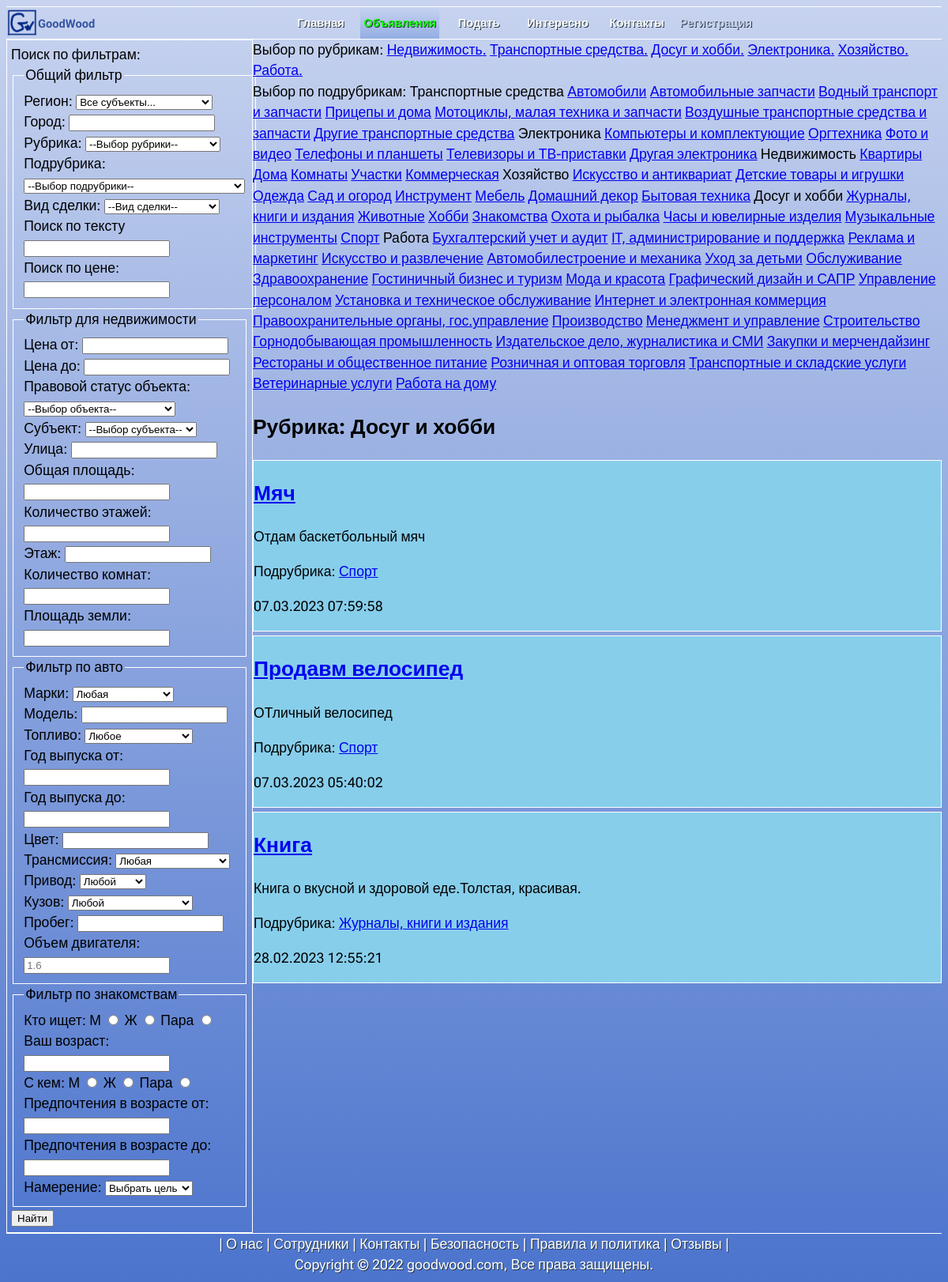
/all_adv/3/, run on an earlier commit of the app's database.
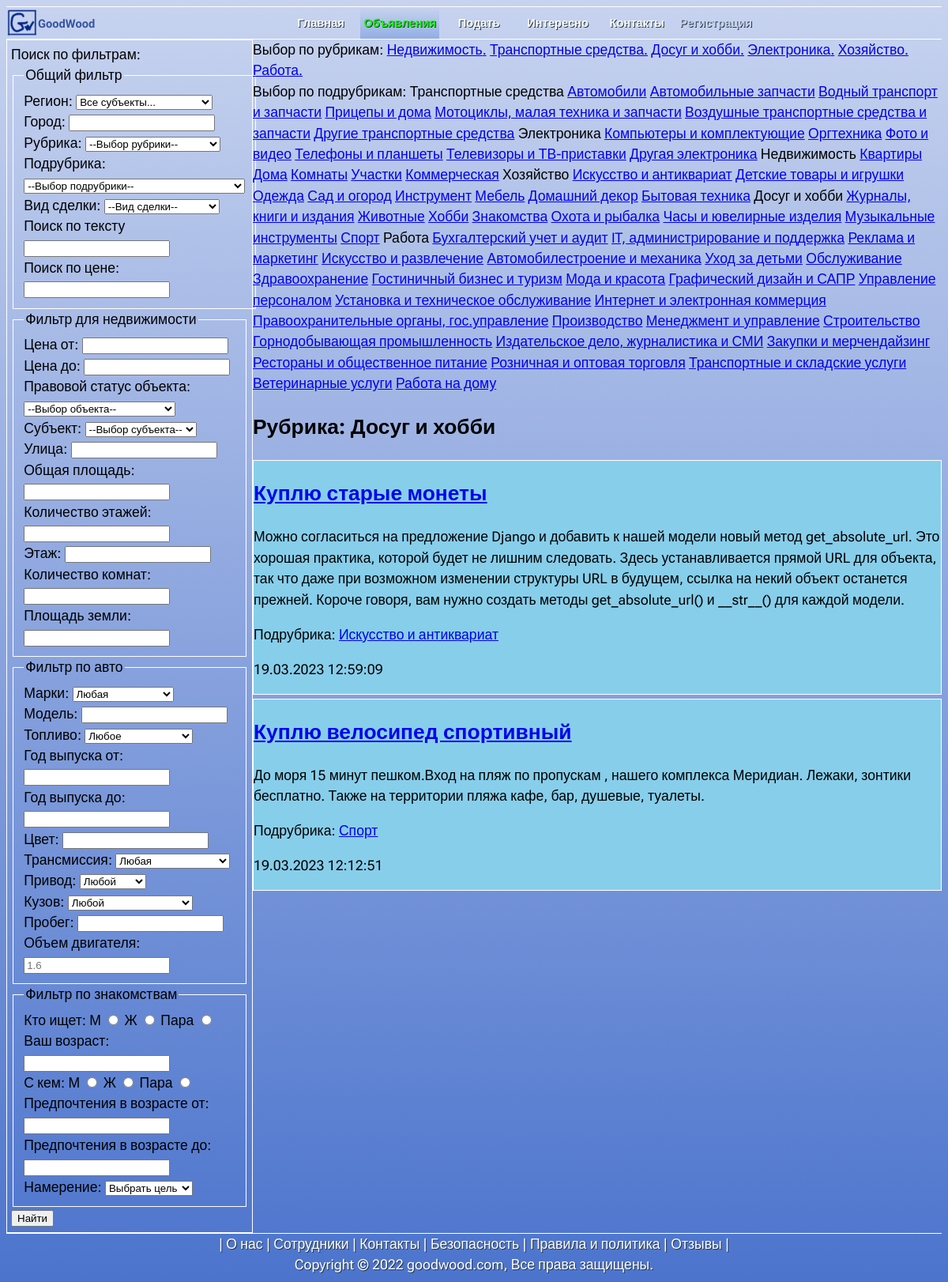
And on a later commit of the database.
### all_adv/models.py (models this page shows, shortened)
class Rubric(models.Model):
    name = models.CharField(max_length=45,db_index=True,verbose_name='Название')
    def get_absolute_url(self):
        return reverse('by_rubric',kwargs={'rubric_id': self.id})
    class Meta:
        verbose_name_plural = 'Рубрики'
        verbose_name = 'Рубрика'

class Adv(models.Model):
    is_active = models.BooleanField(default=True)
    title = models.CharField(max_length=50,verbose_name='Наименование', help_text='Это хелп')
    transaction = models.ForeignKey('Transaction',null=True,on_delete=models.PROTECT, verbose_name='Вид сделки')
    region = models.ForeignKey('Region', null=True, on_delete=models.PROTECT, verbose_name='Регион')
    city = models.CharField(max_length=50, verbose_name='Город',null=True)
    district_city = models.CharField(max_length=50, verbose_name='Район города',default='',blank =True)
    photo = models.ImageField(upload_to='photo/%Y/%m/%d/',
                              null=True, blank=True)
    user_name = models.CharField(max_length=50, verbose_name='Имя',null=True)
    phone_number = models.CharField(max_length=50,null=True,  verbose_name='Телефон')
    content = models.TextField(null=True,  verbose_name='Описание')
    price = models.FloatField(null=True,blank =True,verbose_name='Цена')
    rubric = models.ForeignKey('Rubric',null=True,on_delete=models.PROTECT, verbose_name='Рубрика')
    subrubric = models.CharField(max_length=70,blank =True, null=True,choices=SUB_RUBRICS, verbose_name='Подрубрика')
    published = models.DateTimeField(auto_now_add=True, db_index=True, verbose_name='Опубликовано от')
    update = models.DateTimeField(auto_now=True, db_index=True, verbose_name='Изменено  от')
    street = models.CharField(max_length=50, verbose_name='Улица',blank =True,default='')
    floors = models.CharField(max_length=50,null=True,blank =True,verbose_name='Этажей')
    floor = models.CharField(max_length=50,null=True,blank =True,verbose_name='Этаж')
    rooms = models.CharField(max_length=50,null=True,blank =True,verbose_name='Комнат')
    square_rooms = models.FloatField(null=True,blank =True,verbose_name='Площадь комнат')
    square_land = models.FloatField(null=True,blank =True,verbose_name='Площадь земли')
    law_status = models.ForeignKey('LawStatus',blank =True,null=True,on_delete=models.PROTECT, verbose_name='Статус')
    ower = models.ForeignKey('Subject',null=True,blank =True,on_delete=models.PROTECT, verbose_name='Субъект')
    car_mark = models.ForeignKey('CarMark',null=True,blank =True,on_delete=models.PROTECT, verbose_name='Марка')
    car_model = models.CharField(max_length=50, verbose_name='Модель',null=True,blank =True)
    car_year = models.CharField(max_length=50,null=True,blank =True,verbose_name='Год')
    car_fuel = models.ForeignKey('CarFuel',null=True,blank =True,on_delete=models.PROTECT, verbose_name='Топливо')
    car_color = models.CharField(max_length=50, verbose_name='Цвет',null=True,blank =True)
    car_body = models.ForeignKey('CarBody',null=True,on_delete=models.PROTECT, verbose_name='Кузов',blank =True)
    car_actuator = models.ForeignKey('CarActuator',null=True,on_delete=models.PROTECT, verbose_name='Привод',blank =True)
    car_transmission = models.ForeignKey('CarTransmission',null=True,on_delete=models.PROTECT, verbose_name='Коробка',blank =True)
    car_run = models.CharField(max_length=50,null=True,blank =True,verbose_name='Пробег')
    car_engine_capacity = models.FloatField(null=True,blank =True,verbose_name='Объем двигателя')
    who = models.CharField(max_length=50, verbose_name='Кто',null=True,blank =True)
    whom = models.CharField(max_length=50, verbose_name='Кого',null=True,blank =True)
    your_age = models.CharField(max_length=50,null=True,blank =True,verbose_name='Возраст Ваш')
    intention_age = models.CharField(max_length=50,null=True,blank =True,verbose_name='Возраст поиска')
    intention = models.ForeignKey('Intention',null=True,on_delete=models.PROTECT, verbose_name='Намерение',blank =True)
    salary = models.CharField(max_length=50,null=True,blank =True,verbose_name='Зарплата от')
    mode = models.CharField(max_length=50, verbose_name='Режим работы',null=True,blank =True)
    class Meta:
        verbose_name_plural='Объявления'
        verbose_name = 'Объявление'
        ordering = ['-published']

### all_adv/views.py (the view)
# urls.py: path('<int:rubric_id>/', by_rubric, name='by_rubric'),
def by_rubric(requests,rubric_id):
    advs_by_rub = Adv.objects.filter(rubric=rubric_id)
    rubrics = Rubric.objects.all()
    current_rubric = Rubric.objects.get(pk=rubric_id)
    context = {
        'advs_by_rub':advs_by_rub,
        'rubrics': rubrics,
        'current_rubric': current_rubric,
        'SUB_RUBRICS_ARR': SUB_RUBRICS_ARR,
        'RUBRIC_ARR': RUBRIC_ARR,
        'menu': menu,
        'page': 'all_advs',
    }
    return render(requests,'all_adv/by_rubric.html',context)

### all_adv/templates/all_adv/by_rubric.html (shortened to what this page needs)
{% extends "layout/base.html" %}
{% block content %}
     Выбор по рубрикам:
    {% for rubric in  rubrics %}
            <a href="{{rubric.get_absolute_url}}">{{rubric.name}}.</a>
    {% endfor %}<br>
    Выбор по подрубрикам:
    {% for r in SUB_RUBRICS_ARR %}
        {% if r in RUBRIC_ARR %}
            {{r}}
        {% else %}
            <a href="{% url 'by_subrubric' r %}">{{r}}</a>
        {% endif  %}
    {% endfor %}
<h2>Рубрика: {{ current_rubric.name }}</h2>
{% if  advs_by_rub|length > 0 %}
{% for adv in advs_by_rub %}
    <div class="adv-card">
        <h2><a href="{% url 'adv' adv.id %}">{{ adv.title }}</a></h2>
        <p>{{ adv.content }}</p>
        <p>Подрубрика: <a href="{% url 'by_subrubric'  adv.subrubric %}">{{ adv.subrubric }}</a></p>
        <p>{{ adv.published|date:'d.m.Y H:i:s' }}</p>
    </div>
    {%  endfor %}
{% else %}
    В категории нет объявлений
{% endif %}
{% endblock %}

### all_adv/templates/layout/base.html (shortened to what this page needs)
{%  load static %}
<!DOCTYPE html>
<html lang="en">
<head>
    <link rel="stylesheet" type="text/css" href="{% static 'index/style.css' %}">
    <link rel="stylesheet" type="text/css" href="{% static 'all_adv/css/style.css' %}">
</head>
<body>
    <header class="clearfix">
        <img src="{% static 'index/gw.png' %}" width="40" height="40" alt="logo">
        <div class="logo-text">GoodWood</div>
        <ul class="clearfix">
            {% for m in menu %}
            {% if m.page_url == page %}
            <li ><a class="selected" href="{% url  m.page_url %}">{{ m.title }}</a></li>
            {% else %}
                <li ><a  href="{% url  m.page_url %}">{{ m.title }}</a></li>
            {% endif %}
            {% endfor %}
        </ul>
    </header>
<div class="main-screen">
    <div class="filter-block">
        <form method="GET" action='{% url "find_by_filter" %}'>
            Поиск по фильтрам:
            <fieldset class="filter_line">
            <legend>Общий фильтр</legend>
               <div>
                   <label for="list_states">Регион:</label>
                   <select name="region" id="list_states">
                       <option value="">Все субъекты...</option>
                   </select>
               </div>
                <div>
                    <label for="filter_city">Город:</label>
                    <input type="text" name="filter_city" id="filter_city" >
                </div>
                <div>
                <div>
                    <label for="list_rubric">Рубрика:</label>
                    <select id="list_rubric" name="list_rubric">
                        <option value=''>--Выбор рубрики--</option>
                    </select>
                </div>
                <div>
                   <label for="list_subrubric">Подрубрика:</label>
                   <select name="list_subrubric" id="list_subrubric">
                         <optgroup label="Транспортные средства">
                             <option value="">--Выбор подрубрики--</option>
                         </optgroup>
                   </select>
                </div>
                     <label for="transaction">Вид сделки:</label>
                    <select id="transaction" name="transaction">
                        <option value=''>--Вид сделки--</option>
                    </select>
                </div>
                <div>
                    <label for="filter_text">Поиск по тексту</label>
                    <input type="text" name="filter_text"  id="filter_text">
                </div>
                <div>
                     <label for="filter_price">Поиск по цене:</label>
                    <input type="text" name="filter_price" id="filter_price"  >
                </div>
            </fieldset>
            <fieldset class="filter_line">
            <legend>Фильтр для недвижимости</legend>
                <div>
                    <label for="filter_price_min">Цена от:</label>
                    <input type="text" name="filter_price_min" id="filter_price_min" >
                </div>
                <div>
                    <label for="filter_price_max">Цена до:</label>
                    <input type="text" name="filter_price_max" id="filter_price_max" >
                </div>
                <div>
                    <label for="law_status"> Правовой статус объекта:</label>
                    <select id="law_status" name="law_status">
                        <option value=''>--Выбор объекта--</option>
                    </select>
                </div>
                <div>
                    <label for="ower">Субъект:</label>
                    <select id="ower" name="ower">
                        <option value=''>--Выбор субъекта--</option>
                    </select>
                </div>
                <div>
                    <label for="street">Улица:</label>
                    <input type="text" name="street" id="street">
                </div>
                <div>
                     <label for="all_square_rooms">Общая площадь:</label>
                    <input type="number" name="all_square_rooms" id="all_square_rooms" >
                </div>
                <div>
                    <label for="floors">Количество этажей:</label>
                    <input type="text" name="floors"  id="floors">
                </div>
                <div>
                    <label for="floor">Этаж:</label>
                    <input type="text" name="floor"  id="floor">
                </div>
                <div>
                     <label for="rooms">Количество комнат:</label>
                    <input type="text" name="rooms"  id="rooms">
                </div>
                <div>
                    <label for="land_square">Площадь земли:</label>
                    <input type="number" name="land_square"  id="land_square">
                </div>
            </fieldset>
             <fieldset class="filter_line">
            <legend>Фильтр по авто</legend>
               <div>
                   <label for="car_mark">Марки:</label>
                   <select name="car_mark" id="car_mark" >
                       <option value="">Любая</option>
                   </select>
               </div>
               <div>
                    <label for="car_model">Модель:</label>
                    <input type="text" name="car_model" id="car_model" >
               </div>
               <div>
                    <label for="car_fuel">Топливо:</label>
                    <select id="car_fuel" name="car_fuel">
                        <option value=''>Любое</option>
                    </select>
                </div>
                 <div>
                    <label for="car_year_from">Год выпуска от:</label>
                    <input type="text"  id="car_year_from" name="car_year_from">
                 </div>
                 <div>
                    <label for="car_year_till">Год выпуска до:</label>
                    <input type="text"  name="car_year_till" id="car_year_till">
                 </div>
                 <div>
                    <label for="car_color">Цвет:</label>
                    <input type="text" name="car_color" id="car_color">
               </div>
                 <div>
                    <label for="car_transmission">Трансмиссия:</label>
                    <select id="car_transmission" name="car_transmission">
                        <option value=''>Любая</option>
                    </select>
                 </div>
                 <div>
                    <label for="car_actuator">Привод:</label>
                    <select id="car_actuator" name="car_actuator">
                        <option value=''>Любой</option>
                    </select>
                </div>
                 <div>
                    <label for="car_body">Кузов:</label>
                    <select id="car_body" name="car_body">
                        <option value=''>Любой</option>
                    </select>
                </div>
                 <div>
                    <label for="car_run">Пробег:</label>
                    <input type="text"   id="car_run" name="car_run">
                 </div>
                  <div>
                    <label for="car_engine_capacity">Объем двигателя:</label>
                    <input type="text"  name="car_engine_capacity" id="car_engine_capacity" placeholder="1.6">
                 </div>
             </fieldset>
            <fieldset class="filter_line">
            <legend>Фильтр по знакомствам</legend>
                <div>
                    Кто ищет:
                     <label for='he' >М</label>
                    <input type="radio" id="he" name="who" value="М">
                     <label for='she' >Ж</label>
                    <input type="radio" id="she" name="who" value="Ж">
                      <label for='couple' >Пара</label>
                    <input type="radio" id="couple" name="who" value="Пара">
                </div>
                <div>
                    <label for="your_age">Ваш возраст:</label>
                    <input type="text"   id="your_age" name="your_age">
                 </div>
                <div>
                    С кем:
                     <label for='with_he' >М</label>
                    <input type="radio" id="with_he" name="who_whis" value="Он">
                     <label for='with_she' >Ж</label>
                    <input type="radio" id="with_she" name="who_whis" value="Она">
                      <label for='with_couple' >Пара</label>
                    <input type="radio" id="with_couple" name="who_whis" value="Пара">
                </div>
                <div>
                    <label for="them_age_from">Предпочтения в возрасте от:</label>
                    <input type="text"   id="them_age_from" name="them_age_from">
                 </div>
                <div>
                    <label for="them_age_till">Предпочтения в возрасте до:</label>
                    <input type="text"   id="them_age_till" name="them_age_till">
                 </div>
                <div>
                    <label for="intention">Намерение:</label>
                    <select id="intention" name="intention">
                        <option value=''>Выбрать цель</option>
                    </select>
                </div>
            </fieldset>
            <input type="submit" value="Найти">
        </form>
    </div>
    <div>{% block content %}{% endblock content %}</div>
</div>
    <footer>
    <div class="up-footer">
        |<a href="about-us"> О нас </a>|
        <a href=""> Сотрудники </a>
        |<a href="contacts"> Контакты </a>|
        <a href=""> Безопасность </a>
        |<a href=""> Правила и политика </a>|
        <a href=""> Отзывы </a>|<br>
    </div>
    <div class="bottom-footer">
        <span>Copyright © 2022 goodwood.com, Все права защищены. </span>
    </div>
</footer>
</body>

What changed in the data, as far as the page shows it:
removed Adv: title "Мяч", content "Отдам баскетбольный мяч", subrubric "Спорт", published "07.03.2023 07:59:58"
removed Adv: title "Продавм велосипед", content "ОТличный велосипед", subrubric "Спорт", published "07.03.2023 05:40:02"
removed Adv: title "Книга", content "Книга о вкусной и здоровой еде.Толстая, красивая.", subrubric "Журналы, книги и издания", published "28.02.2023 12:55:21"
added Adv: title "Куплю старые монеты", content "Можно согласиться на предложение Django и добавить к нашей модели новый метод get_absolute_url. Это хорошая практика, которой будет не лишним следовать. Здесь устанавливается прямой URL для объекта, так что даже при возможном изменении структуры URL в будущем, ссылка на некий объект останется прежней. Короче говоря, вам нужно создать методы get_absolute_url() и __str__() для каждой модели.", subrubric "Искусство и антиквариат", published "19.03.2023 12:59:09"
added Adv: title "Куплю велосипед спортивный", content "До моря 15 минут пешком.Вход на пляж по пропускам , нашего комплекса Меридиан. Лежаки, зонтики бесплатно. Также на территории пляжа кафе, бар, душевые, туалеты.", subrubric "Спорт", published "19.03.2023 12:12:51"
